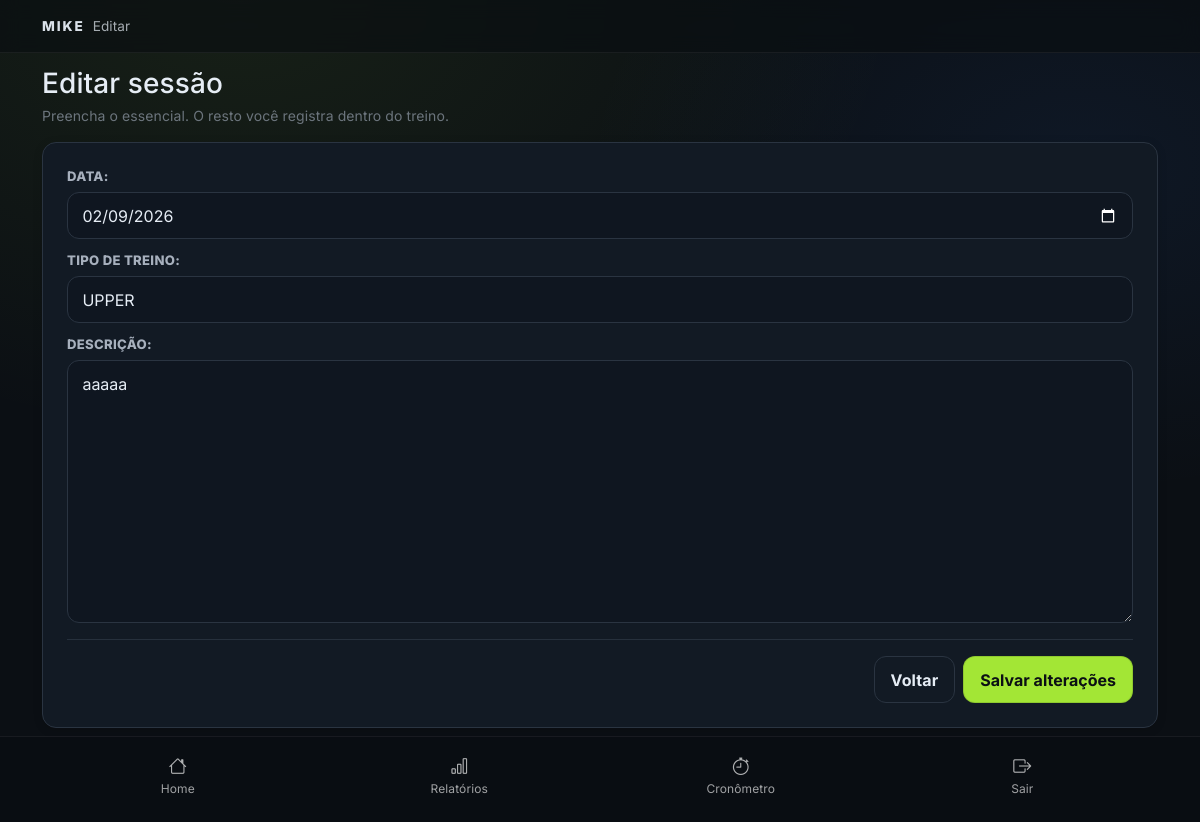
The page /training/session/15/edit/ (signed in) on the database its author committed.
### training/models.py (models this page shows, shortened)
class TrainingSession(models.Model):
    SESSION_TYPES = [
        ('UPPER','UPPER'),
        ('LOWER','LOWER'),
        ('PULL','PULL'),
        ('PUSH','PUSH'),
        ('FULLBODY','FULLBODY'),
    ]
    performed_at = models.DateTimeField(default=timezone.now)
    description = models.TextField(blank=True)
    user = models.ForeignKey(
        settings.AUTH_USER_MODEL,
        on_delete=models.CASCADE,
        related_name='training_sessions'
    )
    session_type = models.CharField(
        max_length=20,
        choices=SESSION_TYPES,
        blank=True,
        null=True
    )

### training/views.py (the view)
# urls.py: path('session/<int:pk>/edit/', views.training_session_update, name='training_session_update'),
@login_required
def training_session_update(request, pk):
    session = get_object_or_404(
        TrainingSession,
        pk=pk,
        user=request.user,
    )
    if request.method == 'POST':
        form = TrainingSessionForm(request.POST, instance=session)
        if form.is_valid():
            form.save()
            return redirect('training:training_session_detail', pk=session.pk)
    else:
        form = TrainingSessionForm(instance=session)
    context = {
        'form': form,
        'session': session,
    }
    template = 'training/training_session_form.html'
    if request.GET.get('modal') == '1':
        template = 'training/partials/training_session_form_modal.html'
    return render(request, template, context)

### training/templates/training/training_session_form.html (shortened to what this page needs)
{% extends "base.html" %}
{% block section %}{% if session %}Editar{% else %}Nova sessão{% endif %}{% endblock %}
{% block content %}
  <div class="d-flex align-items-end justify-content-between pt-2 pb-3">
    <div>
      <h1 class="h3 mb-1">{% if session %}Editar sessão{% else %}Gravar nova sessão{% endif %}</h1>
      <div class="text-secondary small">
        Preencha o essencial. O resto você registra dentro do treino.
      </div>
    </div>
  </div>
  <section class="m-card p-3 p-md-4">
    <form method="post" class="m-form">
      {{ form.as_p }}
      <div class="m-divider my-3"></div>
      <div class="d-flex flex-column flex-sm-row gap-2 justify-content-end">
        {% if session %}
          <a class="m-btn-secondary" href="{% url 'training:training_session_detail' pk=session.pk %}">
            Voltar
          </a>
        {% else %}
          <a class="m-btn-secondary" href="{% url 'training:training_session_list' %}">
            Voltar
          </a>
        {% endif %}
        <button type="submit" class="m-btn-primary">
          {% if session %}Salvar alterações{% else %}Salvar{% endif %}
        </button>
      </div>
    </form>
  </section>
{% endblock %}

### static/mike/css/styles.css (style rules this page uses)
:root { --mike-font-ui: "Inter", system-ui, -apple-system, Segoe UI, Roboto, Arial, sans-serif; --mike-font-head: "Oswald", "Inter", system-ui, sans-serif; --mike-font-mono: "JetBrains Mono", ui-monospace, SFMono-Regular, Menlo, Monaco, Consolas, monospace; --mike-radius-card: 14px; --mike-radius-input: 12px; --mike-radius-pill: 999px; --mike-shadow-sm: 0 6px 18px rgba(0, 0, 0, .18); --mike-shadow-xs: 0 2px 10px rgba(0, 0, 0, .14); --s-1: 4px; --s-2: 8px; --s-3: 12px; --s-4: 16px; --s-5: 24px; --s-6: 32px; --s-7: 40px; --s-8: 48px; --mike-bg: #0B0F14; --mike-surface: #121A24; --mike-surface-2: #0F1620; --mike-border: #2A3441; --mike-text: #E6EDF5; --mike-text-muted: #A7B0BD; --mike-accent: #A3E635; --mike-info: #3B82F6; --mike-success: #22C55E; --mike-warning: #F59E0B; --mike-danger: #EF4444; --mike-focus-ring: 0 0 0 .25rem rgba(163, 230, 53, .35); }
html, body { width: 100%; }
body { overflow-x: hidden; }
.m-page { color: var(--mike-text); font-family: var(--mike-font-ui); letter-spacing: .1px; min-height: 100vh; min-height: 100dvh; background: radial-gradient(1200px 800px at 20% 0%, rgba(163, 230, 53, 0.08), transparent 55%), radial-gradient(900px 600px at 90% 20%, rgba(59, 130, 246, 0.08), transparent 55%), var(--mike-bg); background-repeat: no-repeat; background-size: cover; }
.m-divider { height: 1px; background: var(--mike-border); opacity: .85; }
.m-card { background: var(--mike-surface); border: 1px solid var(--mike-border); border-radius: var(--mike-radius-card); box-shadow: var(--mike-shadow-xs); }
.m-btn-primary, .m-btn-secondary, .m-btn-ghost, .m-btn-danger { display: inline-flex; align-items: center; justify-content: center; gap: .5rem; min-height: 44px; padding: .65rem 1rem; border-radius: var(--mike-radius-input); font-weight: 700; text-decoration: none; user-select: none; border: 1px solid transparent; background: transparent; color: var(--mike-text); }
.m-btn-primary { background: var(--mike-accent); color: #0B0F14; border-color: rgba(0, 0, 0, .12); }
.m-btn-secondary { border-color: var(--mike-border); }
.m-input, .form-control.m-input, .form-select.m-input { background: var(--mike-surface-2); color: var(--mike-text); border: 1px solid var(--mike-border); border-radius: var(--mike-radius-input); padding: .65rem .9rem; }
.m-input::placeholder { color: rgba(167, 176, 189, .80); }
.m-form p { margin: 0 0 var(--s-3); }
.m-form p label { display: block; margin-bottom: .35rem; font-size: .82rem; font-weight: 800; letter-spacing: .3px; text-transform: uppercase; color: var(--mike-text-muted); }
.m-form p input, .m-form p select, .m-form p textarea { width: 100%; background: var(--mike-surface-2); color: var(--mike-text); border: 1px solid var(--mike-border); border-radius: var(--mike-radius-input); padding: .65rem .9rem; }
.m-form p textarea { min-height: 96px; resize: vertical; }

### rows shown on the page
TrainingSession: performed_at "02/09/2026", session_type "UPPER", description "aaaaa"
